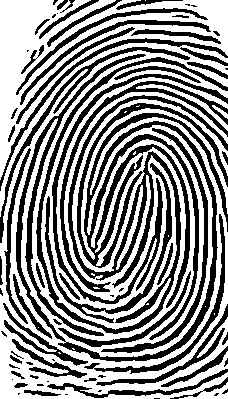
#> input picture test_image.tif, 228 x 399 px
$ python example.py
#> lines starting #> are read from the running program, lines starting #| are printed output that depends on the picture; after the words box and inside, x2 and y2 are one past the last pixel; in counts of white or black regions, pixels touching at a corner belong together
### ftlib.py
import cv2
import numpy as np

show_images = 1

def fastThin(img_ori):
  obj = 0
  bg = 255
  img = img_ori.copy()
  if(show_images):
    cv2.imshow('pre morphology',img)
  img = morphology(img)
  cleanCorners(img)
  if(show_images):
    cv2.imshow('morphology',img)
  eraseTwoByTwos(img)
  if(show_images):
    cv2.imshow('morphology + eraseTwoByTwos',img)
  eraseLadders(img)
  if(show_images):
    cv2.imshow('morphology + eraseTwoByTwos + eraseLadders',img)
  return img

def morphology(img):
  # inverts the image to execute easier operations (sum and subtraction)
  a, img = cv2.threshold(img,100,255,cv2.THRESH_BINARY_INV)
  # generates 3 by 3 cross kernel
  kernel = cv2.getStructuringElement(cv2.MORPH_CROSS,(3,3))
  # iteration counter
  iteration = 0
  print "Starting fast thin..."
  while 1:
    iteration += 1
    print "Running iteration",iteration,"of morphology" # "Running iteration x"
    #erosion
    last_img = img.copy()
    ero = cv2.erode(img,kernel,iterations = 1)
    #dilation
    dil = cv2.dilate(ero,kernel,iterations = 1)
    # result = original - dilated + eroded
    img -= dil
    img += ero
    # ends loop if result is the same from last iteration
    if cv2.compare(img, last_img, cv2.CMP_EQ).all():
      break
  a, img = cv2.threshold(img,100,255,cv2.THRESH_BINARY_INV) # inverts back the image
  return img

# came up with this one by myself, if anyone finds a better way of detecting/reducing interest areas please tell me
def eraseTwoByTwos(img):
  altura = img.shape[0]
  largura = img.shape[1]
  obj = 0
  bg = 255
  for y in xrange(1,altura-2):
    for x in xrange(1,largura-2):
      #centrais
      c1 = img[y,x]
      c2 = img[y,x+1]
      c3 = img[y+1,x]
      c4 = img[y+1,x+1]
      if(c1 == obj and c2 == obj and c3 == obj and c4 == obj):
        if img[y-1,x-1]!=obj:
          img[y,x] = bg
          pass
        elif img[y-1,x+2]!=obj:
          img[y,x+1]=bg
          pass
        elif img[y+2,x-1]!=obj:
          img[y+1,x]=bg
          pass
        elif img[y+2,x+2]!=obj:
          img[y+1,x+1]=bg
          pass
        #vizinhos
        v1  = img[y-1,x-1]
        v2  = img[y-1,x]
        v3  = img[y-1,x+1]
        v4  = img[y-1,x+2]
        v5  = img[y,x+2]
        v6  = img[y+1,x+2]
        v7  = img[y+2,x+2]
        v8  = img[y+2,x+1]
        v9  = img[y+2,x]
        v10 = img[y+2,x-1]
        v11 = img[y+1,x-1]
        v12 = img[y,x-1]
        vizinhos = [v12,v1,v2,v3,v4,v5,v6,v7,v8,v9,v10,v11]

# sets the borders of the image as bg
def cleanCorners(img):
  altura = img.shape[0]
  largura = img.shape[1]
  bg = 255
  img[0:altura,0] = bg
  img[0,0:largura] = bg
  img[0:altura,largura-1] = bg
  img[altura-1,0:largura] = bg

# used in Zhang Suen algorithms to eliminate undesired corners
def eraseLadders(img):
  altura = img.shape[0]
  largura = img.shape[1]
  obj = 0
  bg = 255
  m1 = [[255,0,7  ],
        [0,  0,7  ],
        [7,  7,255]]
  m2 = [[7,  0,255],
        [7,  0,0  ],
        [255,7,7  ]]
  m3 = [[7,  7,255],
        [0,  0,7  ],
        [255,0,7  ]]
  m4 = [[255,7,7  ],
        [7,  0,0  ],
        [7,  0,255]]
  mask = [m1,m2,m3,m4]
  for y in xrange(1,altura-1):
    for x in xrange(1,largura-1):
      p5 = img[y,x]
      if p5 == obj:
        p1 = img[y-1,x-1]
        p2 = img[y-1,x]
        p3 = img[y-1,x+1]
        p4 = img[y,x-1]
        p6 = img[y,x+1]
        p7 = img[y+1,x-1]
        p8 = img[y+1,x]
        p9 = img[y+1,x+1]
        p = [[p1,p2,p3],
             [p4,p5,p6],
             [p7,p8,p9]]
        for m in mask:
          pairing = 1
          for i in xrange(0,3):
            for j in xrange(0,3):
              if m[i][j] != 7:
                if m[i][j] != p[i][j]:
                  pairing = 0
          if pairing:
            img[y,x] = bg
            break

### example.py
  # Importing the required modules.
import numpy as np
import cv2
import ftlib as ft

  # Reading the image as binary format and storing it in a variable.
img = cv2.imread('test_image.tif',0) #binary image
#> img: shape (399, 228); 56% white; 74 black regions (27 under 20 px), largest, box (x1, y1, x2, y2) and area: (16, 54, 228, 362) 17919, (52, 74, 228, 304) 2415, (60, 81, 228, 292) 2043
  # Storing the thinned image in a variable.
thinned_image = ft.fastThin(img)
#> the loop in morphology, `while 1:` made 5 passes
#> pass 1, in morphology, `ero = cv2.erode(img,kernel,iterations = 1)`:
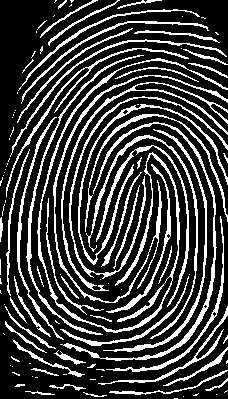
#> ero: shape (399, 228); 24.5% white in thin lines or dots
#> pass 1, in morphology, `dil = cv2.dilate(ero,kernel,iterations = 1)`:
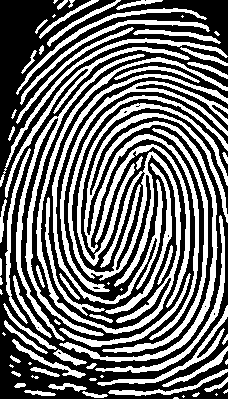
#> dil: shape (399, 228); 43.3% white; 79 white regions (18 under 20 px), largest, box (x1, y1, x2, y2) and area: (36, 57, 228, 334) 6564, (59, 113, 228, 362) 5259, (16, 54, 145, 341) 2741
#> pass 1, in morphology, `img -= dil`:
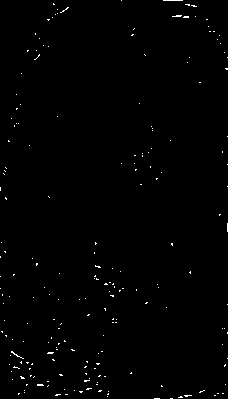
#> img: shape (399, 228); 0.65% white in thin lines or dots
#> pass 1, in morphology, `img += ero`:
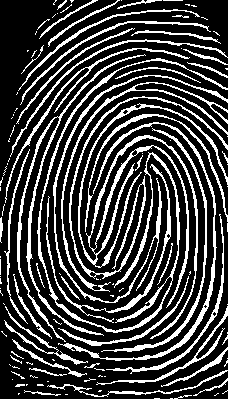
#> img: shape (399, 228); 25.1% white in thin lines or dots
#> after the loop in morphology, `while 1:`: ero: shape (399, 228); every value is 0
#> after the loop in morphology, `while 1:`:
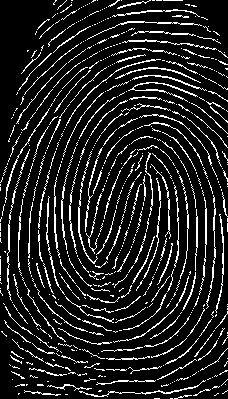
#> img: shape (399, 228); 12.9% white in thin lines or dots
#> after the loop in morphology, `while 1:`: iteration = 5
#> in morphology, `a, img = cv2.threshold(img,100,255,cv2.THRESH_BINARY_INV)`: img: shape (399, 228); 87.1% white; black in thin lines or dots
#> in cleanCorners, `img[0:altura,0] = bg`: img: shape (399, 228); 87.2% white; black in thin lines or dots
#> in cleanCorners, `img[0,0:largura] = bg`: img: shape (399, 228); 87.2% white; black in thin lines or dots
#> in cleanCorners, `img[0:altura,largura-1] = bg`: img: shape (399, 228); 87.3% white; black in thin lines or dots
#> in cleanCorners, `img[altura-1,0:largura] = bg`: img: shape (399, 228); 87.3% white; black in thin lines or dots
#> after the loop in eraseTwoByTwos, `for y in xrange(1,altura-2):`:
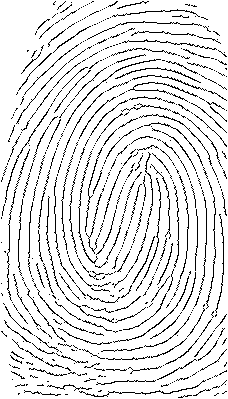
#> img: shape (399, 228); 88.9% white; black in thin lines or dots
#> after the loop in eraseLadders, `for y in xrange(1,altura-1):`:
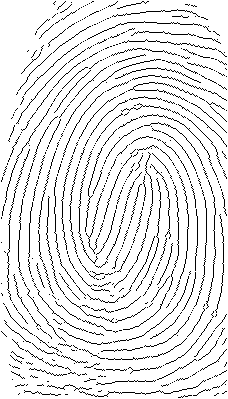
#> img: shape (399, 228); 90.7% white; black in thin lines or dots
  # Displaying the original image.
cv2.imshow('original image',img)
  # Displaying the thinned image.
cv2.imshow('thinned image',thinned_image)
cv2.waitKey(0) # press any key to close
  # Destroys all the windows formed for displaying the images.
cv2.destroyAllWindows()
